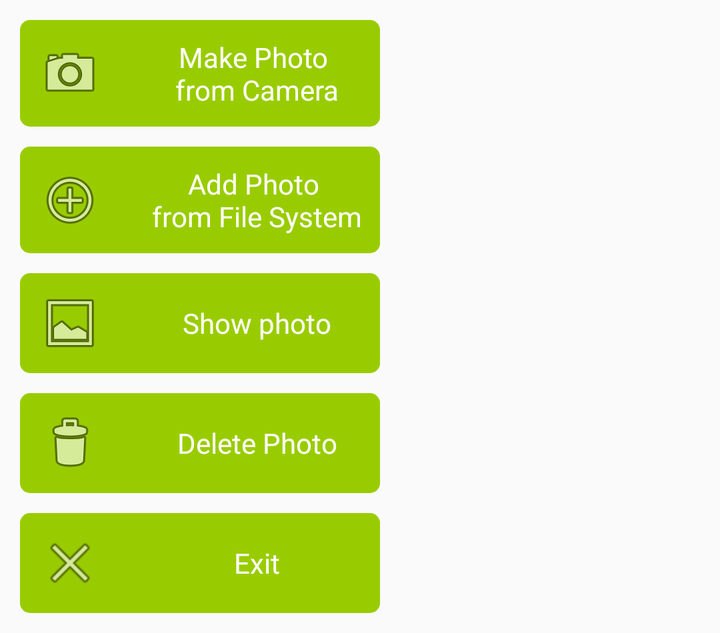
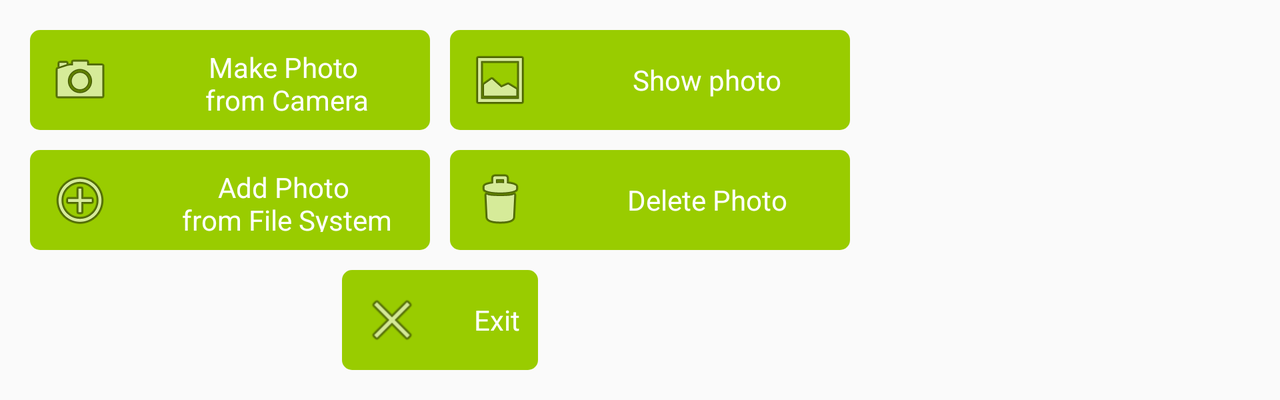

An Android layout and its configuration variant, each rendered on a device that would load it. The default file and the variant file are quoted in full after the pictures.
<!-- AndroidManifest.xml: application theme AppTheme -->
<!-- res/layout/fragment_photo_dialog.xml -->
<?xml version="1.0" encoding="utf-8"?>
<LinearLayout xmlns:android="http://schemas.android.com/apk/res/android"
    android:layout_width="wrap_content"
    android:layout_height="wrap_content"
    android:layout_margin="5dp"
    android:orientation="vertical">

    <TextView
        android:id="@+id/btMake"
        style="@style/port_camera_dialog_button_style"
        android:drawableLeft="@android:drawable/ic_menu_camera"
        android:drawableStart="@android:drawable/ic_menu_camera"
        android:text="@string/make_photo_from_camera" />

    <TextView
        android:id="@+id/btAdd"
        style="@style/port_camera_dialog_button_style"
        android:drawableLeft="@android:drawable/ic_menu_add"
        android:drawableStart="@android:drawable/ic_menu_add"
        android:text="@string/add_photo_from_file_system" />

    <TextView
        android:id="@+id/btShow"
        style="@style/port_camera_dialog_button_style"
        android:drawableLeft="@android:drawable/ic_menu_gallery"
        android:drawableStart="@android:drawable/ic_menu_gallery"
        android:text="@string/show_photo" />

    <TextView
        android:id="@+id/btDeletePhoto"
        style="@style/port_camera_dialog_button_style"
        android:drawableLeft="@android:drawable/ic_menu_delete"
        android:drawableStart="@android:drawable/ic_menu_delete"
        android:text="@string/delete_photo" />

    <TextView
        android:id="@+id/btExit"
        style="@style/port_camera_dialog_button_style"
        android:drawableLeft="@android:drawable/ic_menu_close_clear_cancel"
        android:drawableStart="@android:drawable/ic_menu_close_clear_cancel"
        android:text="@string/exit" />
</LinearLayout>
<!-- resources referenced by this layout -->
<resources>
  <string name="add_photo_from_file_system">Add Photo \nfrom File System</string>
  <string name="delete_photo">Delete Photo</string>
  <string name="exit">Exit</string>
  <string name="make_photo_from_camera">Make Photo \nfrom Camera</string>
  <string name="show_photo">Show photo</string>
  <style name="port_camera_dialog_button_style" parent="StatefulButtonRoundedBorder.ReverseStates">
          <item name="android:layout_width">match_parent</item>
          <item name="android:layout_height">wrap_content</item>
          <item name="android:layout_margin">5dp</item>
          
          <item name="android:drawablePadding">25dp</item>
          <item name="android:padding">9dp</item>
          <item name="android:paddingLeft">15dp</item>
          <item name="android:paddingRight">15dp</item>
      </style>
  <style name="AppTheme" parent="Theme.AppCompat.Light.DarkActionBar">
          
          <item name="colorPrimary">@android:color/holo_green_light</item>
          <item name="colorPrimaryDark">@android:color/holo_green_dark</item>
          <item name="colorAccent">@android:color/holo_green_light</item>
      </style>
  <style name="StatefulButtonRoundedBorder.ReverseStates">
          <item name="android:textColor">@drawable/button_text_color_selector_reversed</item>
          <item name="android:background">@drawable/button_background_selector_reversed</item>
      </style>
  <!-- drawable button_text_color_selector_reversed (drawable-v21) -->
  <?xml version="1.0" encoding="utf-8"?>
  <selector xmlns:android="http://schemas.android.com/apk/res/android">
      <item android:state_pressed="true"
            android:color="@color/button_uncheck_text_color"/>
      <item android:state_checked="true"
            android:color="@color/button_uncheck_text_color"/>
      <item android:color="@color/button_check_text_color"/>
  </selector>
  <!-- drawable button_background_selector_reversed (drawable-v24) -->
  <?xml version="1.0" encoding="utf-8"?>
  <selector xmlns:android="http://schemas.android.com/apk/res/android">
      <item android:state_enabled="false"
          android:drawable="@drawable/textview_border_check_button"/>
      <item android:state_pressed="true"
            android:drawable="@drawable/textview_border_uncheck"/>
      <item android:state_checked="true"
            android:drawable="@drawable/textview_border_uncheck"/>
      <item android:drawable="@drawable/textview_border_check"/>
  </selector>
  <color name="button_uncheck_text_color">@android:color/holo_green_light</color>
  <color name="button_check_text_color">#ffffff</color>
  <!-- drawable textview_border_check_button (drawable-v24) -->
  <?xml version="1.0" encoding="utf-8"?>
  <shape xmlns:android="http://schemas.android.com/apk/res/android" android:shape="rectangle" >
      <corners android:radius="5dp" />
      <solid android:color="@color/background_gray_color" />
  </shape>
  <!-- drawable textview_border_uncheck (drawable-v24) -->
  <shape xmlns:android="http://schemas.android.com/apk/res/android"
      android:shape="rectangle">
      <corners android:radius="5dp" />
      <solid android:color="#ffffff" />
      <stroke
          android:width="1dip"
          android:color="@color/button_check_color" />
  </shape>
  <!-- drawable textview_border_check (drawable-v24) -->
  <shape xmlns:android="http://schemas.android.com/apk/res/android" android:shape="rectangle" >
      <corners android:radius="5dp" />
      <solid android:color="@color/button_check_color" />
  </shape>
  <color name="background_gray_color">#808080</color>
  <color name="button_check_color">@android:color/holo_green_light</color>
</resources>
<!-- res/layout-land/fragment_photo_dialog.xml (the repository's variant of the layout above) -->
<!-- drawn on the phone turned sideways -->
<?xml version="1.0" encoding="utf-8"?>
<android.support.constraint.ConstraintLayout xmlns:android="http://schemas.android.com/apk/res/android"
    xmlns:app="http://schemas.android.com/apk/res-auto"
    android:layout_width="wrap_content"
    android:layout_height="wrap_content"
    android:layout_margin="5dp">

    <TextView
        android:id="@+id/btMake"
        style="@style/land_camera_dialog_button_style"
        android:drawableLeft="@android:drawable/ic_menu_camera"
        android:drawableStart="@android:drawable/ic_menu_camera"
        android:text="@string/make_photo_from_camera"
        app:layout_constraintStart_toStartOf="parent"
        app:layout_constraintTop_toTopOf="parent" />

    <TextView
        android:id="@+id/btAdd"
        style="@style/land_camera_dialog_button_style"
        android:drawableLeft="@android:drawable/ic_menu_add"
        android:drawableStart="@android:drawable/ic_menu_add"
        android:text="@string/add_photo_from_file_system"
        app:layout_constraintStart_toStartOf="parent"
        app:layout_constraintTop_toBottomOf="@+id/btMake" />

    <TextView
        android:id="@+id/btShow"
        style="@style/land_camera_dialog_button_style"
        android:drawableLeft="@android:drawable/ic_menu_gallery"
        android:drawableStart="@android:drawable/ic_menu_gallery"
        android:text="@string/show_photo"
        app:layout_constraintEnd_toEndOf="parent"
        app:layout_constraintStart_toEndOf="@+id/btMake"
        app:layout_constraintTop_toTopOf="parent" />

    <TextView
        android:id="@+id/btDeletePhoto"
        style="@style/land_camera_dialog_button_style"
        android:drawableLeft="@android:drawable/ic_menu_delete"
        android:drawableStart="@android:drawable/ic_menu_delete"
        android:text="@string/delete_photo"
        app:layout_constraintEnd_toEndOf="parent"
        app:layout_constraintStart_toEndOf="@+id/btAdd"
        app:layout_constraintTop_toBottomOf="@+id/btShow" />

    <TextView
        android:id="@+id/btExit"
        style="@style/land_camera_dialog_button_style"
        android:layout_width="match_parent"
        android:drawableLeft="@android:drawable/ic_menu_close_clear_cancel"
        android:drawableStart="@android:drawable/ic_menu_close_clear_cancel"
        android:text="@string/exit"
        app:layout_constraintBottom_toBottomOf="parent"
        app:layout_constraintEnd_toEndOf="parent"
        app:layout_constraintStart_toStartOf="parent"
        app:layout_constraintTop_toBottomOf="@+id/btAdd" />

</android.support.constraint.ConstraintLayout>
<!-- resources referenced by the variant -->
<!-- as the phone turned sideways resolves them -->
<resources>
  <string name="add_photo_from_file_system">Add Photo \nfrom File System</string>
  <string name="delete_photo">Delete Photo</string>
  <string name="exit">Exit</string>
  <string name="make_photo_from_camera">Make Photo \nfrom Camera</string>
  <string name="show_photo">Show photo</string>
  <style name="land_camera_dialog_button_style" parent="StatefulButtonRoundedBorder.ReverseStates">
          <item name="android:layout_width">200dp</item>
          <item name="android:layout_height">50dp</item>
          <item name="android:layout_margin">10dp</item>
          <item name="android:layout_marginLeft">8dp</item>
          <item name="android:layout_marginRight">8dp</item>
          <item name="android:layout_marginTop">8dp</item>
          
          <item name="android:drawablePadding">25dp</item>
          <item name="android:padding">9dp</item>
      </style>
  <style name="AppTheme" parent="Theme.AppCompat.Light.DarkActionBar">
          
          <item name="colorPrimary">@android:color/holo_green_light</item>
          <item name="colorPrimaryDark">@android:color/holo_green_dark</item>
          <item name="colorAccent">@android:color/holo_green_light</item>
      </style>
  <style name="StatefulButtonRoundedBorder.ReverseStates">
          <item name="android:textColor">@drawable/button_text_color_selector_reversed</item>
          <item name="android:background">@drawable/button_background_selector_reversed</item>
      </style>
  <!-- drawable button_text_color_selector_reversed (drawable-v21) -->
  <?xml version="1.0" encoding="utf-8"?>
  <selector xmlns:android="http://schemas.android.com/apk/res/android">
      <item android:state_pressed="true"
            android:color="@color/button_uncheck_text_color"/>
      <item android:state_checked="true"
            android:color="@color/button_uncheck_text_color"/>
      <item android:color="@color/button_check_text_color"/>
  </selector>
  <!-- drawable button_background_selector_reversed (drawable-v24) -->
  <?xml version="1.0" encoding="utf-8"?>
  <selector xmlns:android="http://schemas.android.com/apk/res/android">
      <item android:state_enabled="false"
          android:drawable="@drawable/textview_border_check_button"/>
      <item android:state_pressed="true"
            android:drawable="@drawable/textview_border_uncheck"/>
      <item android:state_checked="true"
            android:drawable="@drawable/textview_border_uncheck"/>
      <item android:drawable="@drawable/textview_border_check"/>
  </selector>
  <color name="button_uncheck_text_color">@android:color/holo_green_light</color>
  <color name="button_check_text_color">#ffffff</color>
  <!-- drawable textview_border_check_button (drawable-v24) -->
  <?xml version="1.0" encoding="utf-8"?>
  <shape xmlns:android="http://schemas.android.com/apk/res/android" android:shape="rectangle" >
      <corners android:radius="5dp" />
      <solid android:color="@color/background_gray_color" />
  </shape>
  <!-- drawable textview_border_uncheck (drawable-v24) -->
  <shape xmlns:android="http://schemas.android.com/apk/res/android"
      android:shape="rectangle">
      <corners android:radius="5dp" />
      <solid android:color="#ffffff" />
      <stroke
          android:width="1dip"
          android:color="@color/button_check_color" />
  </shape>
  <!-- drawable textview_border_check (drawable-v24) -->
  <shape xmlns:android="http://schemas.android.com/apk/res/android" android:shape="rectangle" >
      <corners android:radius="5dp" />
      <solid android:color="@color/button_check_color" />
  </shape>
  <color name="background_gray_color">#808080</color>
  <color name="button_check_color">@android:color/holo_green_light</color>
</resources>
